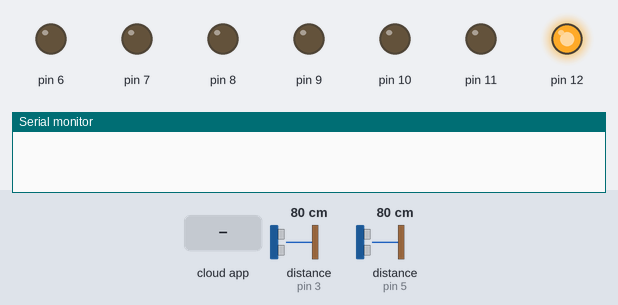
Simulated run of this sketch. Board: Arduino Uno, built with avr-gcc and run on an emulated ATmega328P. On the bench: output pins drawn as LEDs (lit = HIGH), the last lines printed to the serial monitor. Inputs (shaded band) come from the test bench; at power-on: distance to the obstacle (sensors on pin 3, pin 5) 80 cm. The ROS host is connected and sends only what is stated.

Above: at 1.3 s.
1.4 s: the phone or cloud app sets demmare to 0
At 3.5 s:
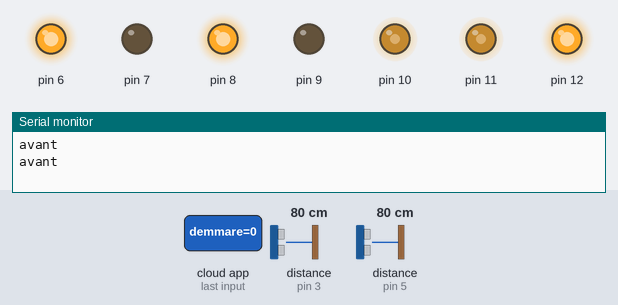
4.1 s: distance to the obstacle (sensor on pin 3) set to 55 cm
6.2 s: distance to the obstacle (sensor on pin 3) set to 45 cm
At 7.7 s:
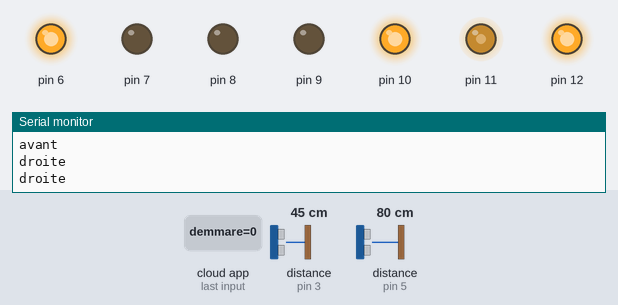
8.4 s: distance to the obstacle (sensor on pin 5) set to 55 cm
10.6 s: distance to the obstacle (sensor on pin 5) set to 44 cm
At 13.3 s:
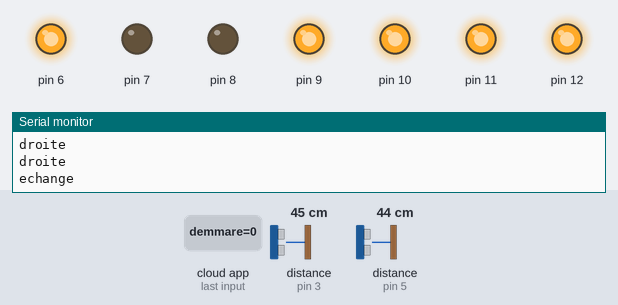
13.6 s: the phone or cloud app sets demmare to 1
At 16.6 s:
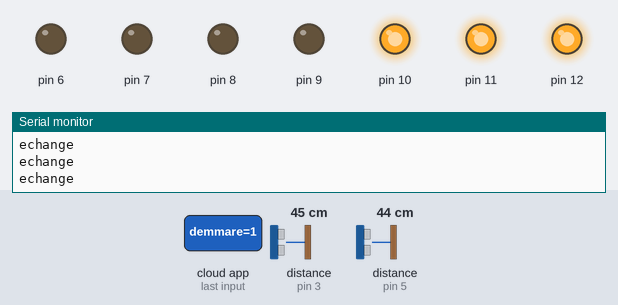
Timing chart, 0 to 19.4 s (numbered marks = the images above; inputs shaded):
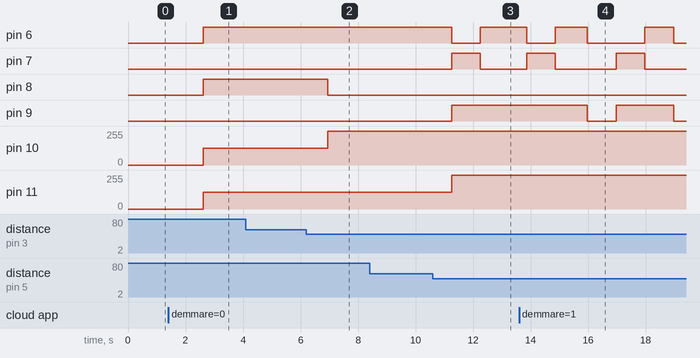

The sketch:

rostopic.ino
```cpp
#include <ros.h>
#include <ros/time.h>
#include <std_msgs/Byte.h>
#include <std_msgs/Empty.h>
#include <std_msgs/Char.h>
#include <Ultrasonic.h>

ros::NodeHandle nh;
int data1 = 0, data2 = 0;
//byte etat = ' ';
boolean fonctionne = false;

void messageCb (const std_msgs::Empty& toggle_msg){
  if (!fonctionne){
    fonctionne = true;
  }
  else{
    fonctionne = false;
    arret();
    pub(0);
  }
}
ros::Subscriber<std_msgs::Empty> sub("demmare", messageCb);


std_msgs::Char str_msg;
ros::Publisher chatter("etat", &str_msg);

Ultrasonic ultrasonic1(2,3);
Ultrasonic ultrasonic2(4,5);

void setup() {
Serial.begin(9600);
pinMode(6, OUTPUT);
pinMode(7, OUTPUT);
pinMode(9, OUTPUT);
pinMode(8, OUTPUT);

pinMode(10, OUTPUT);
pinMode(11, OUTPUT);

pinMode(12, OUTPUT);
digitalWrite(12, HIGH);

nh.initNode();
nh.advertise(chatter);
nh.subscribe(sub);
}

void avant(){
  digitalWrite(8, HIGH);
  digitalWrite(9, LOW);
  analogWrite(10, 125);
  digitalWrite(6,  HIGH);
  digitalWrite(7, LOW);
  analogWrite(11, 125);

}
void arriere(){
  digitalWrite(9, HIGH);
  digitalWrite(8, LOW);
  analogWrite(10, 255);
  digitalWrite(7, HIGH);
  digitalWrite(6, LOW);
  analogWrite(11, 255);

}
void gauche(){
  digitalWrite(9, HIGH);
  digitalWrite(8, LOW);
  analogWrite(11, 255);
  digitalWrite(6, LOW);
  digitalWrite(7, LOW);
}
void droite(){
  digitalWrite(6, HIGH);
  digitalWrite(7, LOW);
  analogWrite(10, 255);
  digitalWrite(9, LOW);
  digitalWrite(8, LOW);
}
void echange(){
  digitalWrite(9, HIGH);
  digitalWrite(8, LOW);
  analogWrite(10, 255);
  digitalWrite(6, HIGH);
  digitalWrite(7, LOW);
  analogWrite(11, 255);
}
void arret(){
  digitalWrite(6, LOW);
  digitalWrite(7, LOW);
  digitalWrite(9, LOW);
  digitalWrite(8, LOW);
}
void pub(byte etat){
  str_msg.data = etat;
  chatter.publish( &str_msg);
  nh.spinOnce();
  delay(500);
}
void loop() {

if (fonctionne){

  data1 = ultrasonic1.Ranging(CM);
  Serial.flush();
  delay(100);

  data2 = ultrasonic2.Ranging(CM);
  Serial.flush();


    if (data1 >= 50 && data2 >= 50) {
      pub(1);
      Serial.println("avant");
      Serial.flush();
      avant();
    }
    else if (data1 < 50 && data2 >= 50){
      pub(2);
      Serial.println("droite");
      Serial.flush();
      droite();
    }
    else if (data1 >= 50 && data2 < 50){
      pub(4);
      Serial.println("gauche");
      Serial.flush();
      gauche();
    }
    else if (data1 < 50 && data2 < 50){
      Serial.println("echange");
      pub(3);
      arriere();
      delay(1000);
      echange();
      delay(1000);
      Serial.flush();
    }
}

else {
      arret();
      pub(0);
    }
}
```

Measured:
- the behaviour switches between 50 and 49 cm on distance to the obstacle (sensor on pin 3) (found by bisection; images 1 and 2)
- the behaviour switches between 50 and 49 cm on distance to the obstacle (sensor on pin 5) (found by bisection; images 2 and 3)
- after the input at 1.4 s, pin 6, pin 8: LOW → HIGH after 1.2 s; pin 10, pin 11: 0/255 → 125/255 after 1.2 s
- after the input at 6.2 s, pin 8: HIGH → LOW after 0.75 s; pin 10: 125/255 → 255/255 after 0.75 s
- after the input at 10.6 s, pin 6: HIGH → LOW after 0.66 s, → HIGH 1.0 s later; pin 7: LOW → HIGH after 0.66 s, → LOW 1.0 s later; pin 9: LOW → HIGH after 0.66 s; pin 11: 125/255 → 255/255 after 0.66 s
- after the input at 13.6 s, pin 9: HIGH → LOW after 2.4 s, → HIGH 1.0 s later, → LOW 2.0 s later
